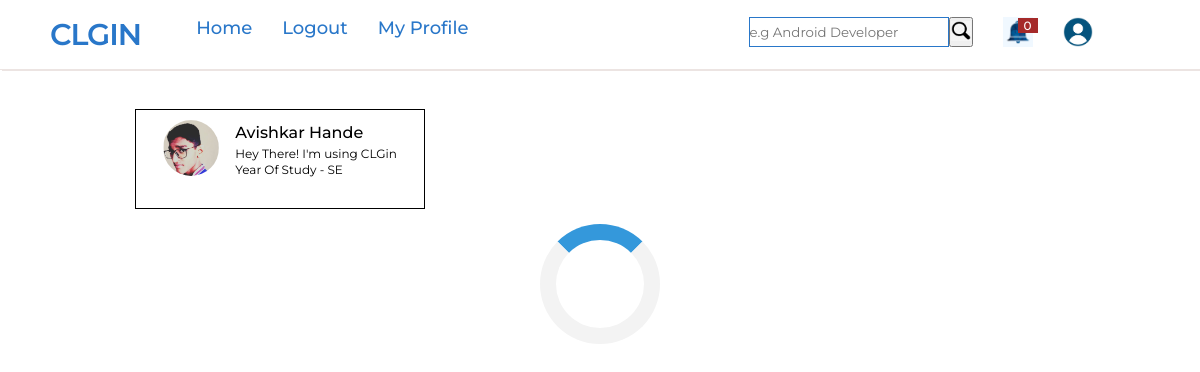
Screenshot of / (signed in) with the database file from the repository.
### website/models.py (models this page shows, shortened)
class Profile(models.Model):
    objects = RandomManager()
    sno = models.IntegerField(primary_key=True)
    profile_pic = models.ImageField(default="profile-logo.png")
    slug = models.SlugField(max_length = 250, null = True, blank = True)
    name = models.CharField(max_length=255,blank=False)
    user = models.ForeignKey(User,on_delete=models.CASCADE)
    desc = models.TextField(default="Hey There! I'm using CLGin")
    linkedin = models.URLField(max_length=200,blank=True)
    fb = models.URLField(max_length=200,blank=True)
    ig = models.URLField(max_length=200,blank=True)
    phone = models.IntegerField(max_length=13,blank=True,null=True,default=9999999999)
    is_phone = models.BooleanField(blank=True,default=0)
    year = models.CharField(max_length=10,default="FE")

### website/views.py (the view)
# urls.py: path('',views.index,name='index'),
def index(request):
    if request.user.is_authenticated:
        context = {}
        profile = Profile.objects.all()
        works = work.objects.all()
        page = request.GET.get('page', 1)
        paginator = Paginator(profile, 1)
        notifications = Notification.objects.filter(user=request.user)
        notiall = Notification.objects.all()
        curr_user_profile = Profile.objects.get(user=request.user)
        count = 0
        for n in notifications:
            count+=1
        try:
            profile = paginator.page(page)
        except PageNotAnInteger:
            profile = paginator.page(1)
        except EmptyPage:
            profile = paginator.page(paginator.num_pages)
        context['profile'] = profile
        context['count'] = count
        context['notifications'] = notifications
        context['curr_user_profile'] = curr_user_profile
        return render(request, 'index.html', context)
    else:
        return render(request,'home.html')

### template/index.html (shortened to what this page needs)
{%  extends "base.html" %}
{% load static %}
{% block content %}
<link rel="stylesheet" href="{% static 'assets/css/home.css' %}">
<div class="content ">
<div class="left infinite-container">
    {% for p in profile %}
    <div class="infinite-item">
    <a href="{% url 'profile' p.user.username %}" >
    <div class="profile-one ">
        {% if p.profile_pic %}
        <div class="profile-one-image"><img src="{{p.profile_pic.url}}" alt=""></div>
        {% endif %}
        <div>
        <div class="profile-one-name">{{p.name}}</div>
        <div class="profile-one-bio">{{p.desc}}</div>
        <div class="profile-one-bio">Year Of Study - {{p.year}}</div>
        </div>
    </div>
    </a>
    </div>
    {% endfor %}
</div>
  <div class="loader" style="display: none;">
  </div>
</div>
{% endblock %}

### static/assets/css/nav.css (style rules this page uses)
* { margin: 0; padding: 0; outline: none; box-sizing: border-box; font-family: 'Montserrat', sans-serif; }
body { background: #fff; }
.content { align-items: center; display: flexbox; width:80%; margin:2% 10% 0% 10%; }

### static/assets/css/home.css (style rules this page uses)
.left { display: grid; grid-template-columns: 1fr 1fr 1fr; }
.profile-one { border:1px solid #000; min-height:100px; margin:15px; display:grid; grid-template-columns: 1fr 2fr; padding:10px; line-height: 1.6rem; }
.profile-one-image { text-align: center; }
.profile-one-image img { border-radius: 50%; width:56px; height:56px; }
.profile-one-name { font-weight: 500; }
.profile-one-bio { line-height: 1rem; font-size: 12px; }
.content a { text-decoration: none; color:#000; }

### template/index.html (style rules this page uses)
.loader { margin:auto; border: 16px solid #f3f3f3; border-radius: 50%; border-top: 16px solid #3498db; width: 120px; height: 120px; -webkit-animation: spin 2s linear infinite; animation: spin 2s linear infinite; }

### rows the page displays
Profile: profile_pic (picture), name "Avishkar Hande", desc "Hey There! I'm using CLGin", year "SE"

### other values shown
{{ count }} "0"
